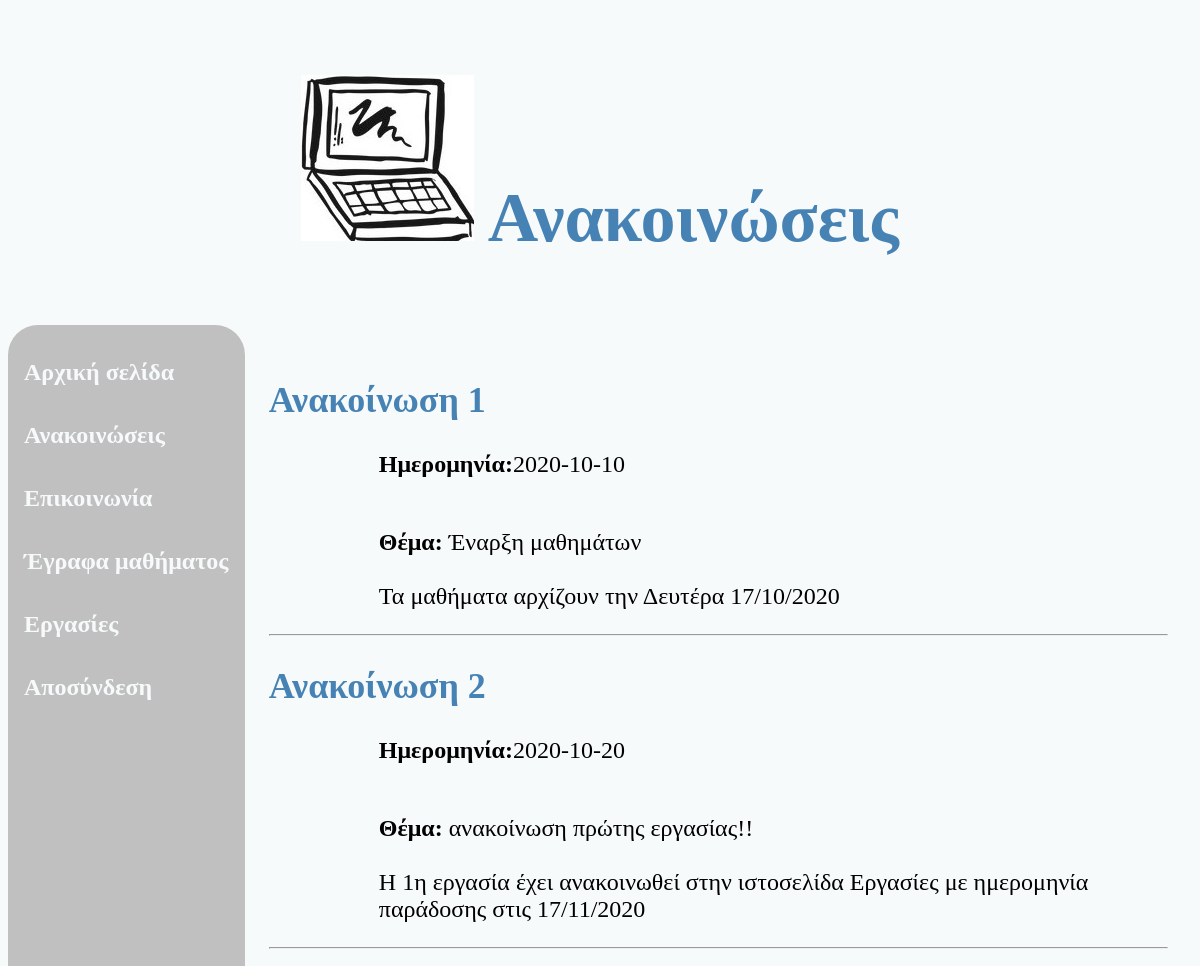
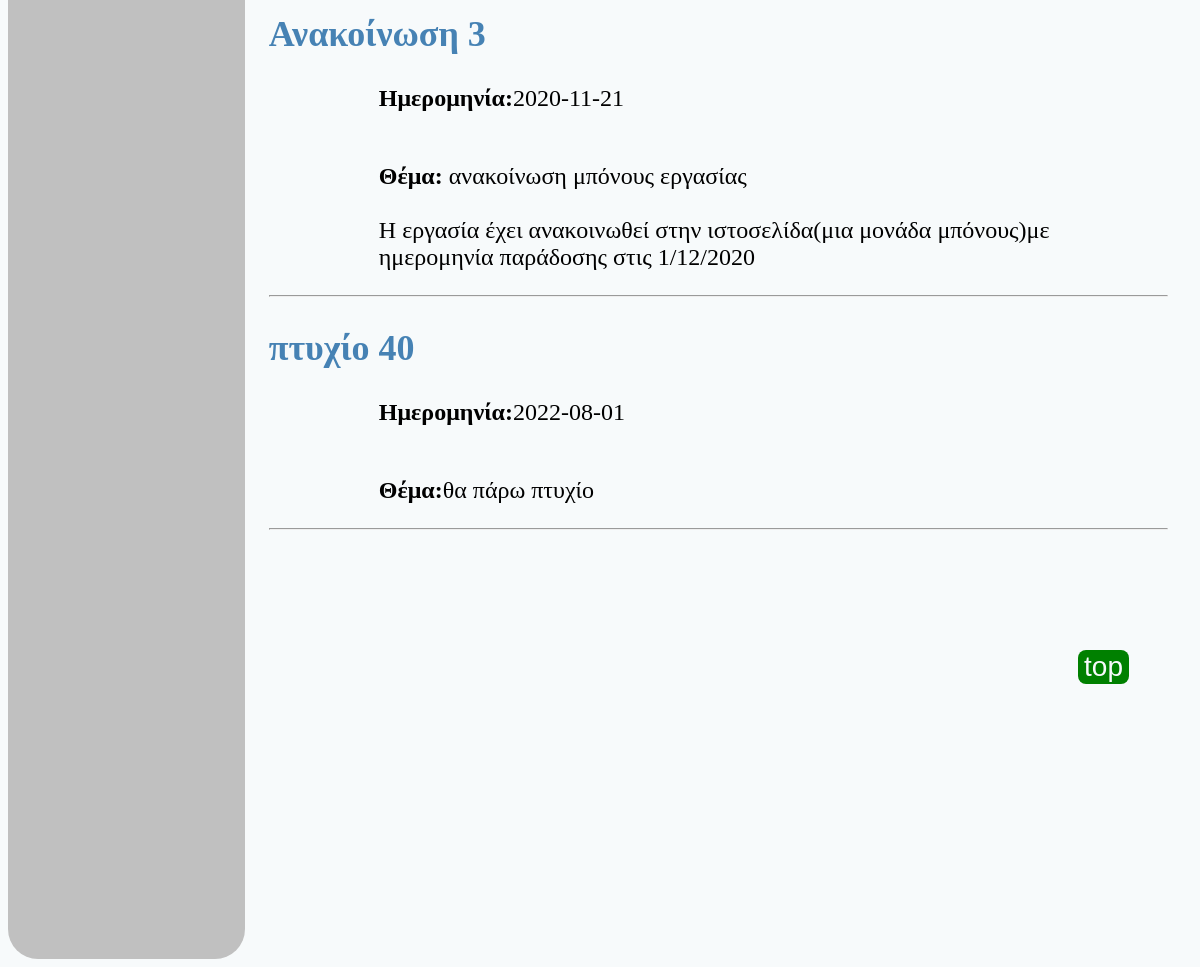
/announcement/announcement.php (signed in), run on the app's committed database (2 pictures, top to bottom).
### tables this page shows
CREATE TABLE `communications` (
  `id` int(100) NOT NULL,
  `dates` date NOT NULL,
  `subject` mediumtext NOT NULL,
  `main_text` mediumtext NOT NULL
);

### announcement/announcement.php (the view, shortened to what this page needs)
<!DOCTYPE html>
<html lang="en">
<head>
    <link rel="stylesheet" href="../general/style_main.css">
    <?php
    include("../general/connect_database.php");
    ?>
</head>
<body>
<header >
    <h1 id="header"><img src="../image/image-2.jpg" alt="error_404" width="173" height="166"> Ανακοινώσεις</h1>
</header>
<section>
    <?php require '../general/navigation.php';?>
    <article>
        <?php
        $query = "SELECT * FROM communications ";
        $results = mysqli_query($link, $query);
        while ($row = mysqli_fetch_array($results)) {
            echo "<h2 style='color: steelblue'><b>";
            echo $row['subject']," ",$row['id'];
            echo "</b></h2>";
            echo "<p class='insane_txt'><b>Ημερομηνία:</b>";
            echo $row['dates'];
            echo "<br><br></p>";
            echo "<p class='insane_txt'>";
            echo "<b>Θέμα:</b>",$row['main_text'];
            echo "</P>";
            echo "<hr>";
        }
        ?>
        <br><br><br><br>
        <button  id="top_Btn" ><a href="#top" style="color: #f7fafb;text-decoration: none" >top</a></button>
    </article>
</section>
</body>
</html>

### general/navigation.php
<?php
  echo '<nav>
    <ul class="navbar" id="navbar">
        <li><a href="../home_page/index.php">Αρχική σελίδα</a></li>
        <li><a href="../announcement/announcement.php">Ανακοινώσεις</a></li>
        <li><a href="../communication/communication.php">Επικοινωνία</a></li>
        <li><a href="../documents/documents.php">Έγραφα μαθήματος</a></li>
        <li><a href="../home_work/homework.php">Εργασίες</a></li>
        <li><a href="../login-logout/logout.php">Αποσύνδεση</a></li>
    </ul>
</nav>'
?>

### general/style_main.css (style rules this page uses)
* { box-sizing: border-box; }
body { font-family: "Brush Script MT",serif; color: black; background-color: #f7fafb; }
header { border-radius: 30px; text-align: center; font-size: 35px; padding: 20px; color: steelblue; background-color: #f7fafb; }
nav { float: left; width: 20%; height: 200vh; background-color: #c0c0c0; padding: 0; margin: 0; border-radius: 30px; }
nav a { font-size: 24px; color: #f7fafb; font-weight: bold; padding: 8px; text-decoration: none; }
nav ul { list-style-type: none; padding: 0; }
nav li { padding: 18px 8px; }
article { float: left; width:80%; background-color: #f7fafb; height: 200vh; padding: 24px; font-family: serif; font-size: 24px; }
.insane_txt { display: block; margin-left: 110px; margin-right: auto; }
section::after { content: ""; display: table; clear: both; }
#top_Btn { background-color: green; font-size: 28px; color: #f7fafb; outline: none; z-index: 99; border: none; margin-left: 90%; text-decoration: none; border-radius: 8px; margin-right: auto; }

### data on the page
communications: subject "Ανακοίνωση", id "1", dates "2020-10-10", main_text "Έναρξη μαθημάτων Τα μαθήματα αρχίζουν την Δευτέρα 17/10/2020"
communications: subject "Ανακοίνωση", id "2", dates "2020-10-20", main_text "ανακοίνωση πρώτης εργασίας!! Η 1η εργασία έχει ανακοινωθεί στην ιστοσελίδα Εργασίες με ημερομηνία παράδοσης στις 17/11/2020"
communications: subject "Ανακοίνωση", id "3", dates "2020-11-21", main_text "ανακοίνωση μπόνους εργασίας Η εργασία έχει ανακοινωθεί στην ιστοσελίδα(μια μονάδα μπόνους)με ημερομηνία παράδοσης στις 1/12/2020"
communications: subject "πτυχίο", id "40", dates "2022-08-01", main_text "θα πάρω πτυχίο"
